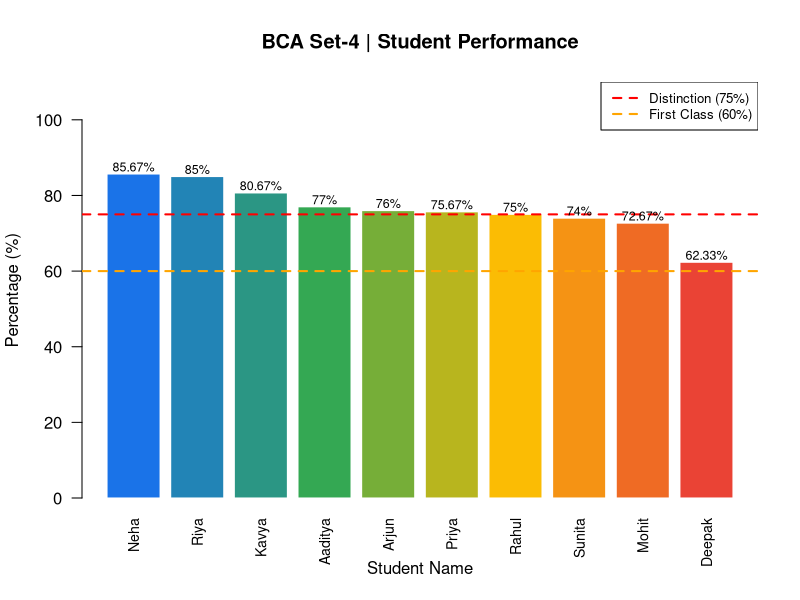

This figure's R source:
# ============================================================
#  BCA 4th Semester | R Programming Assignment
#  Student  : Sunny Rana
#  Roll No  : BCA/4/SET4/01
#  Deadline : 10 April 2026
# ============================================================

# ── Q1 [Unit 1] Variables, I/O & String Formatting ──────────
# Task: Input name + age → personalised greeting + birth year

cat("===== Q1: Personalised Greeting =====\n")

name     <- "Aaditya Chauhan"
age      <- 20L
branch   <- "BCA"
semester <- 4L

birth_year   <- 2026L - age
days_lived   <- age * 365L
next_bday    <- 2026L - age + 21L

cat(sprintf("Hello, %s!\n", name))
cat(sprintf("Branch  : %s | Semester : %d\n", branch, semester))
cat(sprintf("Age     : %d years  |  Born in : %d\n", age, birth_year))
cat(sprintf("You have lived approximately %s days.\n",
            format(days_lived, big.mark = ",")))
cat(sprintf("You will turn 21 in %d.\n\n", next_bday))


# ── Q2 [Unit 1] Vectors, Statistics & Logical Filtering ─────
# Task: Marks vector → full stats + pass/fail classification

cat("===== Q2: Marks Analysis =====\n")

subjects <- c("Maths", "Physics", "Chemistry", "English", "Computer", "Hindi")
marks    <- c(87, 73, 91, 65, 95, 58)

# descriptive stats
cat(sprintf("Subjects  : %s\n", paste(subjects, collapse = ", ")))
cat(sprintf("Marks     : %s\n", paste(marks,    collapse = ", ")))
cat(sprintf("Total     : %d / %d\n",  sum(marks), length(marks) * 100L))
cat(sprintf("Percentage: %.2f%%\n",   mean(marks)))
cat(sprintf("Highest   : %d (%s)\n",  max(marks),  subjects[which.max(marks)]))
cat(sprintf("Lowest    : %d (%s)\n",  min(marks),  subjects[which.min(marks)]))
cat(sprintf("Std Dev   : %.2f\n",     sd(marks)))
cat(sprintf("Median    : %.1f\n\n",   median(marks)))

# pass/fail per subject
pass_thresh <- 60
result <- ifelse(marks >= pass_thresh, "PASS", "FAIL")
for (i in seq_along(subjects)) {
  cat(sprintf("  %-12s : %3d  [%s]\n", subjects[i], marks[i], result[i]))
}

# overall grade
pct <- mean(marks)
grade <- dplyr::case_when(
  pct >= 90 ~ "A+",
  pct >= 75 ~ "A",
  pct >= 60 ~ "B",
  pct >= 45 ~ "C",
  TRUE      ~ "Fail"
)
# using base R instead of dplyr for portability:
grade <- if (pct >= 90) "A+" else if (pct >= 75) "A" else if (pct >= 60) "B" else if (pct >= 45) "C" else "Fail"
cat(sprintf("\nOverall Grade: %s (%.2f%%)\n\n", grade, pct))


# ── Q3 [Unit 2] Data Frame, Analysis & Bar Chart ────────────
# Task: Student data frame → analysis → bar chart with colour

cat("===== Q3: Student Data Frame & Chart =====\n")

students <- data.frame(
  Name    = c("Aaditya", "Riya", "Mohit", "Priya", "Deepak",
              "Sunita",  "Rahul","Neha",  "Arjun", "Kavya"),
  Maths   = c(87, 92, 68, 75, 55, 80, 63, 90, 72, 88),
  Science = c(79, 85, 70, 82, 60, 74, 77, 91, 66, 83),
  English = c(65, 78, 80, 70, 72, 68, 85, 76, 90, 71),
  stringsAsFactors = FALSE
)

students$Total      <- rowSums(students[, 2:4])
students$Percentage <- round(students$Total / 300 * 100, 2)
students$Grade      <- ifelse(students$Percentage >= 75, "Distinction",
                       ifelse(students$Percentage >= 60, "First Class",
                       ifelse(students$Percentage >= 45, "Second Class", "Pass")))

# sort by percentage
students <- students[order(-students$Percentage), ]
students$Rank <- seq_len(nrow(students))

cat("Student Report Card:\n")
print(students[, c("Rank","Name","Maths","Science","English","Total","Percentage","Grade")])

cat(sprintf("\nClass Topper : %s (%.1f%%)\n",
            students$Name[1], students$Percentage[1]))
cat(sprintf("Class Average: %.2f%%\n\n", mean(students$Percentage)))

# bar chart
bar_colors <- colorRampPalette(c("#1a73e8", "#34a853", "#fbbc04", "#ea4335"))(nrow(students))
bp <- barplot(
  students$Percentage,
  names.arg = students$Name,
  col       = bar_colors,
  main      = "BCA Set-4 | Student Performance",
  xlab      = "Student Name",
  ylab      = "Percentage (%)",
  ylim      = c(0, 110),
  las       = 2,
  cex.names = 0.85,
  border    = "white"
)
abline(h = 75, col = "red",    lty = 2, lwd = 2)
abline(h = 60, col = "orange", lty = 2, lwd = 2)
text(bp, students$Percentage + 2,
     labels = paste0(students$Percentage, "%"),
     cex = 0.75, col = "black")
legend("topright",
       legend = c("Distinction (75%)", "First Class (60%)"),
       col    = c("red", "orange"), lty = 2, lwd = 2, cex = 0.8)


# ── Q4 [Unit 3] Functions, Loops & Recursion ────────────────
# Task: Grade calculator + Fibonacci + prime check

cat("\n===== Q4: Functions & Algorithms =====\n")

# 4a: Grade calculator function
calculate_grade <- function(marks) {
  if (!is.numeric(marks) || marks < 0 || marks > 100)
    stop("Marks must be a number between 0 and 100.")
  grade <- if      (marks >= 90) "A+"
            else if (marks >= 75) "A"
            else if (marks >= 60) "B"
            else if (marks >= 45) "C"
            else                  "Fail"
  status <- if (marks >= 45) "PASS" else "FAIL"
  cat(sprintf("  Marks: %5.1f  →  Grade: %-4s  [%s]\n", marks, grade, status))
  invisible(list(grade = grade, status = status))
}

cat("Grade Calculator:\n")
test_marks <- c(95, 82, 67, 50, 38, 100, 44.5)
for (m in test_marks) calculate_grade(m)

# 4b: Fibonacci sequence using a loop
cat("\nFibonacci Sequence (first 15 terms):\n")
fibonacci <- function(n) {
  fib <- integer(n)
  fib[1] <- 0L; if (n > 1) fib[2] <- 1L
  for (i in 3:n) fib[i] <- fib[i-1] + fib[i-2]
  return(fib)
}
fib_seq <- fibonacci(15)
cat(paste(fib_seq, collapse = " → "), "\n")

# 4c: Prime checker
is_prime <- function(n) {
  if (n < 2)  return(FALSE)
  if (n == 2) return(TRUE)
  if (n %% 2 == 0) return(FALSE)
  for (i in 3:floor(sqrt(n))) {
    if (n %% i == 0) return(FALSE)
  }
  return(TRUE)
}

cat("\nPrime numbers between 1 and 50:\n")
primes <- Filter(is_prime, 1:50)
cat(paste(primes, collapse = ", "), "\n")
cat(sprintf("Total primes found: %d\n", length(primes)))
